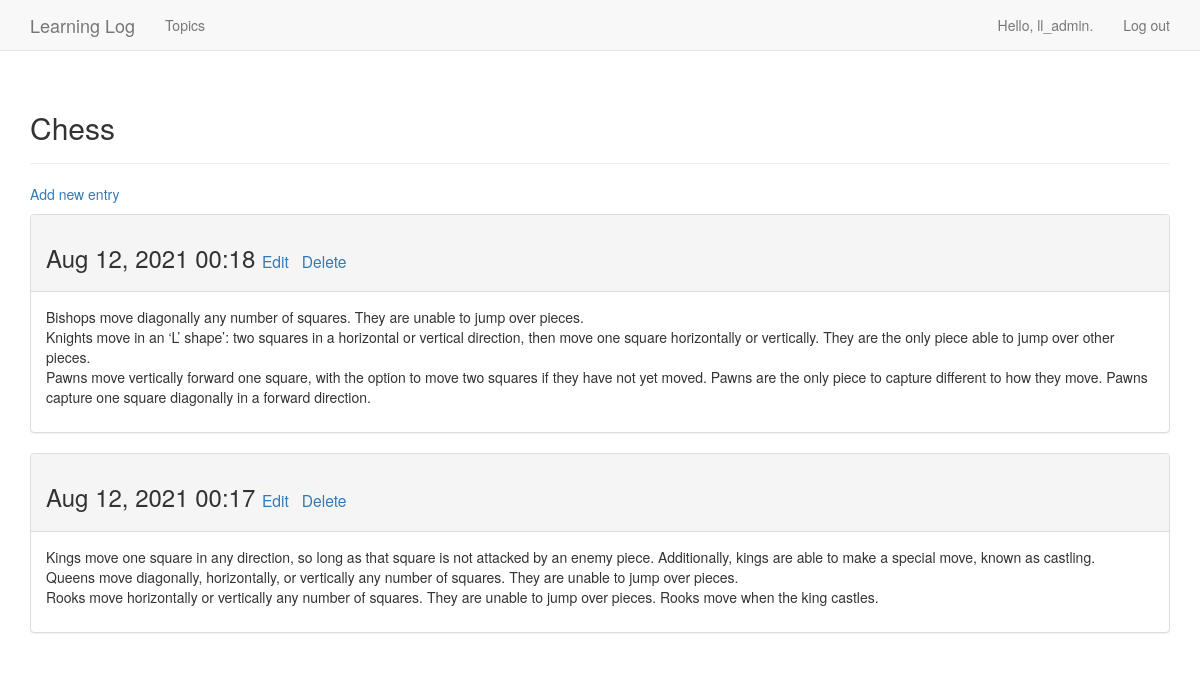
The page /topics/3/ (signed in) on the database its author committed.
### learning_logs/models.py (models this page shows, shortened)
class Topic(models.Model):
    text = models.CharField(max_length=200)
    date_added = models.DateTimeField(auto_now_add=True)
    owner = models.ForeignKey(User, on_delete=models.CASCADE)
    def __str__(self):
        return self.text

class Entry(models.Model):
    topic = models.ForeignKey(Topic, on_delete=models.CASCADE)
    text = models.TextField()
    date_added = models.DateTimeField(auto_now_add = True)
    class Meta:
        verbose_name_plural = 'entries'

### learning_logs/views.py (the view)
# urls.py: path('topics/<int:topic_id>/', views.topic, name='topic'),
@login_required
def topic(request, topic_id):
    topic = get_object_or_404(Topic, id=topic_id)
    check_topic_owner(topic.owner, request.user)
    entries = topic.entry_set.order_by('-date_added')
    context = {'topic': topic, 'entries': entries}
    return render(request, 'learning_logs/topic.html', context)

### learning_logs/views.py (called while the page is built)
def check_topic_owner(topic_owner, user):
    if topic_owner != user:
        raise Http404

### learning_logs/templates/learning_logs/topic.html
{% extends "learning_logs/base.html" %}
{% block header %}
  <h2>{{ topic }}</h2>
{% endblock header %}
{% block content %}
  <p>
    <a href="{% url 'learning_logs:new_entry' topic.id %}">Add new entry</a>
  </p>
  {% for entry in entries %}
    <div class="panel panel-default">
      <div class="panel-heading">
        <h3>
          {{ entry.date_added|date:'M d, Y H:i' }}
          <small>
            <a href="{% url 'learning_logs:edit_entry' entry.id %}">Edit</a>&nbsp&nbsp;
            <a href="{% url 'learning_logs:delete_entry' entry.id %}">Delete</a>
          </small>
        </h3>
      </div>
      <div class="panel-body">
        {{ entry.text|linebreaks }}
      </div>
    </div>
  {% empty %}
      There are no entries for this topic yet.
  {% endfor %}
{% endblock content %}

### learning_logs/templates/learning_logs/base.html (shortened to what this page needs)
{% load bootstrap3 %}
<!DOCTYPE html>
<html lang="en">
  <head>
    {% bootstrap_css %}
  </head>
  <body>
    <nav class="navbar navbar-default navbar-static-top">
      <div class="container">
        <div class="navbar-header">
          <a class="navbar-brand" href="{% url 'learning_logs:index' %}">
              Learning Log</a>
        </div>
        <div id="navbar" class="navbar-collapse collapse">
          <ul class="nav navbar-nav">
	    {% if user.is_authenticated %}
              <li><a href="{% url 'learning_logs:topics' %}">Topics</a></li>
            {% endif %}
          </ul>
          <ul class="nav navbar-nav navbar-right">
            {% if user.is_authenticated %}
              <li><a>Hello, {{ user.username }}.</a></li>
              <li><a href="{% url 'users:logout' %}">Log out</a></li>
            {% else %}
              <li><a href="{% url 'users:register' %}">Register</a></li>
              <li><a href="{% url 'users:login' %}">Log in</a></li>
            {% endif %}
          </ul>
        </div>
      </div>
    </nav>
    <div class="container">
      <div class="page-header">
        {% block header %}{% endblock header %}
      </div>
      <div>
        {% block content %}{% endblock content %}
      </div>
    </div>
  </body>
</html>

### rows shown on the page
Topic: text "Chess"
Entry: date_added "Aug 12, 2021 00:18", text "Bishops move diagonally any number of squares. They are unable to jump over pieces. Knights move in an ‘L’ shape’: two squares in a horizontal or vertical direction, then move one square horizontally or vertically. They are the only piece able to jump over other pieces. Pawns move vertically forward one square, with the option to move two squares if they have not yet moved. Pawns are the only piece to capture different to how they move. Pawns capture one square diagonally in a forward direction."
Entry: date_added "Aug 12, 2021 00:17", text "Kings move one square in any direction, so long as that square is not attacked by an enemy piece. Additionally, kings are able to make a special move, known as castling. Queens move diagonally, horizontally, or vertically any number of squares. They are unable to jump over pieces. Rooks move horizontally or vertically any number of squares. They are unable to jump over pieces. Rooks move when the king castles."

### other values the page prints
{{ user.username }} "ll_admin"
